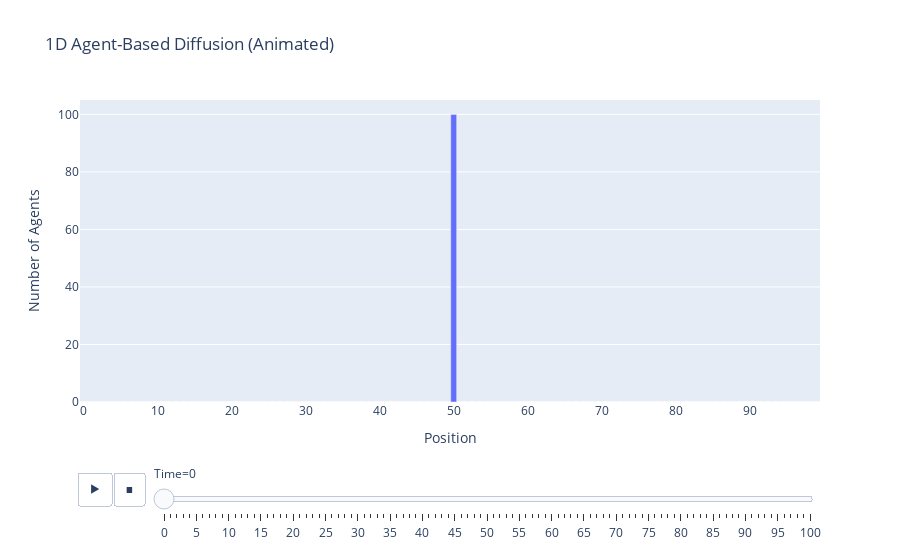

Write notebook code for a chart like this one.
### Markdown cell above
<a href="https://colab.research.google.com/github/GJHSimmons/personal/blob/main/1D_diffusion.ipynb" target="_parent"><img src="https://colab.research.google.com/assets/colab-badge.svg" alt="Open In Colab"/></a>

### Code cell
import random
import matplotlib.pyplot as plt
import pandas as pd
import numpy as np

# Parameters
num_agents = 100
space_size = 100
num_steps = 100
diffusion_coefficient = 0.5  # D ∈ [0, 1], higher D means more movement

# Initialize positions
positions = [50 for _ in range(num_agents)]
history = [positions.copy()]

for step in range(num_steps):
    new_positions = []
    for pos in positions:
        if random.random() < diffusion_coefficient:
            move = random.choice([-1, 1])  # Move left or right
            new_pos = pos + move
            new_pos = max(0, min(space_size - 1, new_pos))
        else:
            new_pos = pos  # Stay
        new_positions.append(new_pos)
    positions = new_positions
    history.append(positions.copy())


import plotly.express as px

data = []
for time_step, pos_list in enumerate(history):
    counts = [0] * space_size
    for pos in pos_list:
        counts[pos] += 1
    for pos, count in enumerate(counts):
        data.append({"Time": time_step, "Position": pos, "Count": count})

df_long = pd.DataFrame(data)

# --- Plotly Express Animation ---
fig = px.bar(
    df_long,
    x="Position",
    y="Count",
    animation_frame="Time",
    range_y=[0, max(df_long["Count"]) + 5],
    title="1D Agent-Based Diffusion (Animated)",
    labels={"Count": "Number of Agents"},
)

fig.update_layout(
    xaxis=dict(dtick=10),
    transition={'duration': 100},
)
fig.show()

### Figure 1 — Plotly figure (JSON) as saved in the notebook; plotly's stock layout.template omitted (floating-point values rounded to 4 significant figures)
{"data": [{"alignmentgroup": "True", "hovertemplate": "Time=0<br>Position=%{x}<br>Number of Agents=%{y}<extra></extra>", "legendgroup": "", "marker": {"color": "#636efa", "pattern": {"shape": ""}}, "name": "", "offsetgroup": "", "orientation": "v", "showlegend": false, "textposition": "auto", "type": "bar", "x": [0, 1, 2, 3, 4, 5, 6, 7, 8, 9, 10, 11, 12, 13, 14, 15, 16, 17, 18, 19, 20, 21, 22, 23, 24, 25, 26, 27, 28, 29, 30, 31, 32, 33, 34, 35, 36, 37, 38, 39, 40, 41, 42, 43, 44, 45, 46, 47, 48, 49, 50, 51, 52, 53, 54, 55, 56, 57, 58, 59, 60, 61, 62, 63, 64, 65, 66, 67, 68, 69, 70, 71, 72, 73, 74, 75, 76, 77, 78, 79, 80, 81, 82, 83, 84, 85, 86, 87, 88, 89, 90, 91, 92, 93, 94, 95, 96, 97, 98, 99], "xaxis": "x", "y": [0, 0, 0, 0, 0, 0, 0, 0, 0, 0, 0, 0, 0, 0, 0, 0, 0, 0, 0, 0, 0, 0, 0, 0, 0, 0, 0, 0, 0, 0, 0, 0, 0, 0, 0, 0, 0, 0, 0, 0, 0, 0, 0, 0, 0, 0, 0, 0, 0, 0, 100, 0, 0, 0, 0, 0, 0, 0, 0, 0, 0, 0, 0, 0, 0, 0, 0, 0, 0, 0, 0, 0, 0, 0, 0, 0, 0, 0, 0, 0, 0, 0, 0, 0, 0, 0, 0, 0, 0, 0, 0, 0, 0, 0, 0, 0, 0, 0, 0, 0], "yaxis": "y"}], "layout": {"barmode": "relative", "legend": {"tracegroupgap": 0}, "sliders": [{"active": 0, "currentvalue": {"prefix": "Time="}, "len": 0.9, "pad": {"b": 10, "t": 60}, "steps": [{"args": [["0"], {"frame": {"duration": 0, "redraw": true}, "fromcurrent": true, "mode": "immediate", "transition": {"duration": 0, "easing": "linear"}}], "label": "0", "method": "animate"}, {"args": [["1"], {"frame": {"duration": 0, "redraw": true}, "fromcurrent": true, "mode": "immediate", "transition": {"duration": 0, "easing": "linear"}}], "label": "1", "method": "animate"}, {"args": [["2"], {"frame": {"duration": 0, "redraw": true}, "fromcurrent": true, "mode": "immediate", "transition": {"duration": 0, "easing": "linear"}}], "label": "2", "method": "animate"}, {"args": [["3"], {"frame": {"duration": 0, "redraw": true}, "fromcurrent": true, "mode": "immediate", "transition": {"duration": 0, "easing": "linear"}}], "label": "3", "method": "animate"}, {"args": [["4"], {"frame": {"duration": 0, "redraw": true}, "fromcurrent": true, "mode": "immediate", "transition": {"duration": 0, "easing": "linear"}}], "label": "4", "method": "animate"}, {"args": [["5"], {"frame": {"duration": 0, "redraw": true}, "fromcurrent": true, "mode": "immediate", "transition": {"duration": 0, "easing": "linear"}}], "label": "5", "method": "animate"}, {"args": [["6"], {"frame": {"duration": 0, "redraw": true}, "fromcurrent": true, "mode": "immediate", "transition": {"duration": 0, "easing": "linear"}}], "label": "6", "method": "animate"}, {"args": [["7"], {"frame": {"duration": 0, "redraw": true}, "fromcurrent": true, "mode": "immediate", "transition": {"duration": 0, "easing": "linear"}}], "label": "7", "method": "animate"}, {"args": [["8"], {"frame": {"duration": 0, "redraw": true}, "fromcurrent": true, "mode": "immediate", "transition": {"duration": 0, "easing": "linear"}}], "label": "8", "method": "animate"}, {"args": [["9"], {"frame": {"duration": 0, "redraw": true}, "fromcurrent": true, "mode": "immediate", "transition": {"duration": 0, "easing": "linear"}}], "label": "9", "method": "animate"}, {"args": [["10"], {"frame": {"duration": 0, "redraw": true}, "fromcurrent": true, "mode": "immediate", "transition": {"duration": 0, "easing": "linear"}}], "label": "10", "method": "animate"}, {"args": [["11"], {"frame": {"duration": 0, "redraw": true}, "fromcurrent": true, "mode": "immediate", "transition": {"duration": 0, "easing": "linear"}}], "label": "11", "method": "animate"}, {"args": [["12"], {"frame": {"duration": 0, "redraw": true}, "fromcurrent": true, "mode": "immediate", "transition": {"duration": 0, "easing": "linear"}}], "label": "12", "method": "animate"}, {"args": [["13"], {"frame": {"duration": 0, "redraw": true}, "fromcurrent": true, "mode": "immediate", "transition": {"duration": 0, "easing": "linear"}}], "label": "13", "method": "animate"}, {"args": [["14"], {"frame": {"duration": 0, "redraw": true}, "fromcurrent": true, "mode": "immediate", "transition": {"duration": 0, "easing": "linear"}}], "label": "14", "method": "animate"}, {"args": [["15"], {"frame": {"duration": 0, "redraw": true}, "fromcurrent": true, "mode": "immediate", "transition": {"duration": 0, "easing": "linear"}}], "label": "15", "method": "animate"}, {"args": [["16"], {"frame": {"duration": 0, "redraw": true}, "fromcurrent": true, "mode": "immediate", "transition": {"duration": 0, "easing": "linear"}}], "label": "16", "method": "animate"}, {"args": [["17"], {"frame": {"duration": 0, "redraw": true}, "fromcurrent": true, "mode": "immediate", "transition": {"duration": 0, "easing": "linear"}}], "label": "17", "method": "animate"}, {"args": [["18"], {"frame": {"duration": 0, "redraw": true}, "fromcurrent": true, "mode": "immediate", "transition": {"duration": 0, "easing": "linear"}}], "label": "18", "method": "animate"}, {"args": [["19"], {"frame": {"duration": 0, "redraw": true}, "fromcurrent": true, "mode": "immediate", "transition": {"duration": 0, "easing": "linear"}}], "label": "19", "method": "animate"}, {"args": [["20"], {"frame": {"duration": 0, "redraw": true}, "fromcurrent": true, "mode": "immediate", "transition": {"duration": 0, "easing": "linear"}}], "label": "20", "method": "animate"}, {"args": [["21"], {"frame": {"duration": 0, "redraw": true}, "fromcurrent": true, "mode": "immediate", "transition": {"duration": 0, "easing": "linear"}}], "label": "21", "method": "animate"}, {"args": [["22"], {"frame": {"duration": 0, "redraw": true}, "fromcurrent": true, "mode": "immediate", "transition": {"duration": 0, "easing": "linear"}}], "label": "22", "method": "animate"}, {"args": [["23"], {"frame": {"duration": 0, "redraw": true}, "fromcurrent": true, "mode": "immediate", "transition": {"duration": 0, "easing": "linear"}}], "label": "23", "method": "animate"}, {"args": [["24"], {"frame": {"duration": 0, "redraw": true}, "fromcurrent": true, "mode": "immediate", "transition": {"duration": 0, "easing": "linear"}}], "label": "24", "method": "animate"}, {"args": [["25"], {"frame": {"duration": 0, "redraw": true}, "fromcurrent": true, "mode": "immediate", "transition": {"duration": 0, "easing": "linear"}}], "label": "25", "method": "animate"}, {"args": [["26"], {"frame": {"duration": 0, "redraw": true}, "fromcurrent": true, "mode": "immediate", "transition": {"duration": 0, "easing": "linear"}}], "label": "26", "method": "animate"}, {"args": [["27"], {"frame": {"duration": 0, "redraw": true}, "fromcurrent": true, "mode": "immediate", "transition": {"duration": 0, "easing": "linear"}}], "label": "27", "method": "animate"}, {"args": [["28"], {"frame": {"duration": 0, "redraw": true}, "fromcurrent": true, "mode": "immediate", "transition": {"duration": 0, "easing": "linear"}}], "label": "28", "method": "animate"}, {"args": [["29"], {"frame": {"duration": 0, "redraw": true}, "fromcurrent": true, "mode": "immediate", "transition": {"duration": 0, "easing": "linear"}}], "label": "29", "method": "animate"}, {"args": [["30"], {"frame": {"duration": 0, "redraw": true}, "fromcurrent": true, "mode": "immediate", "transition": {"duration": 0, "easing": "linear"}}], "label": "30", "method": "animate"}, {"args": [["31"], {"frame": {"duration": 0, "redraw": true}, "fromcurrent": true, "mode": "immediate", "transition": {"duration": 0, "easing": "linear"}}], "label": "31", "method": "animate"}, {"args": [["32"], {"frame": {"duration": 0, "redraw": true}, "fromcurrent": true, "mode": "immediate", "transition": {"duration": 0, "easing": "linear"}}], "label": "32", "method": "animate"}, {"args": [["33"], {"frame": {"duration": 0, "redraw": true}, "fromcurrent": true, "mode": "immediate", "transition": {"duration": 0, "easing": "linear"}}], "label": "33", "method": "animate"}, {"args": [["34"], {"frame": {"duration": 0, "redraw": true}, "fromcurrent": true, "mode": "immediate", "transition": {"duration": 0, "easing": "linear"}}], "label": "34", "method": "animate"}, {"args": [["35"], {"frame": {"duration": 0, "redraw": true}, "fromcurrent": true, "mode": "immediate", "transition": {"duration": 0, "easing": "linear"}}], "label": "35", "method": "animate"}, {"args": [["36"], {"frame": {"duration": 0, "redraw": true}, "fromcurrent": true, "mode": "immediate", "transition": {"duration": 0, "easing": "linear"}}], "label": "36", "method": "animate"}, {"args": [["37"], {"frame": {"duration": 0, "redraw": true}, "fromcurrent": true, "mode": "immediate", "transition": {"duration": 0, "easing": "linear"}}], "label": "37", "method": "animate"}, {"args": [["38"], {"frame": {"duration": 0, "redraw": true}, "fromcurrent": true, "mode": "immediate", "transition": {"duration": 0, "easing": "linear"}}], "label": "38", "method": "animate"}, {"args": [["39"], {"frame": {"duration": 0, "redraw": true}, "fromcurrent": true, "mode": "immediate", "transition": {"duration": 0, "easing": "linear"}}], "label": "39", "method": "animate"}, {"args": [["40"], {"frame": {"duration": 0, "redraw": true}, "fromcurrent": true, "mode": "immediate", "transition": {"duration": 0, "easing": "linear"}}], "label": "40", "method": "animate"}, {"args": [["41"], {"frame": {"duration": 0, "redraw": true}, "fromcurrent": true, "mode": "immediate", "transition": {"duration": 0, "easing": "linear"}}], "label": "41", "method": "animate"}, {"args": [["42"], {"frame": {"duration": 0, "redraw": true}, "fromcurrent": true, "mode": "immediate", "transition": {"duration": 0, "easing": "linear"}}], "label": "42", "method": "animate"}, {"args": [["43"], {"frame": {"duration": 0, "redraw": true}, "fromcurrent": true, "mode": "immediate", "transition": {"duration": 0, "easing": "linear"}}], "label": "43", "method": "animate"}, {"args": [["44"], {"frame": {"duration": 0, "redraw": true}, "fromcurrent": true, "mode": "immediate", "transition": {"duration": 0, "easing": "linear"}}], "label": "44", "method": "animate"}, {"args": [["45"], {"frame": {"duration": 0, "redraw": true}, "fromcurrent": true, "mode": "immediate", "transition": {"duration": 0, "easing": "linear"}}], "label": "45", "method": "animate"}, {"args": [["46"], {"frame": {"duration": 0, "redraw": true}, "fromcurrent": true, "mode": "immediate", "transition": {"duration": 0, "easing": "linear"}}], "label": "46", "method": "animate"}, {"args": [["47"], {"frame": {"duration": 0, "redraw": true}, "fromcurrent": true, "mode": "immediate", "transition": {"duration": 0, "easing": "linear"}}], "label": "47", "method": "animate"}, {"args": [["48"], {"frame": {"duration": 0, "redraw": true}, "fromcurrent": true, "mode": "immediate", "transition": {"duration": 0, "easing": "linear"}}], "label": "48", "method": "animate"}, {"args": [["49"], {"frame": {"duration": 0, "redraw": true}, "fromcurrent": true, "mode": "immediate", "transition": {"duration": 0, "easing": "linear"}}], "label": "49", "method": "animate"}, {"args": [["50"], {"frame": {"duration": 0, "redraw": true}, "fromcurrent": true, "mode": "immediate", "transition": {"duration": 0, "easing": "linear"}}], "label": "50", "method": "animate"}, {"args": [["51"], {"frame": {"duration": 0, "redraw": true}, "fromcurrent": true, "mode": "immediate", "transition": {"duration": 0, "easing": "linear"}}], "label": "51", "method": "animate"}, {"args": [["52"], {"frame": {"duration": 0, "redraw": true}, "fromcurrent": true, "mode": "immediate", "transition": {"duration": 0, "easing": "linear"}}], "label": "52", "method": "animate"}, {"args": [["53"], {"frame": {"duration": 0, "redraw": true}, "fromcurrent": true, "mode": "immediate", "transition": {"duration": 0, "easing": "linear"}}], "label": "53", "method": "animate"}, {"args": [["54"], {"frame": {"duration": 0, "redraw": true}, "fromcurrent": true, "mode": "immediate", "transition": {"duration": 0, "easing": "linear"}}], "label": "54", "method": "animate"}, {"args": [["55"], {"frame": {"duration": 0, "redraw": true}, "fromcurrent": true, "mode": "immediate", "transition": {"duration": 0, "easing": "linear"}}], "label": "55", "method": "animate"}, {"args": [["56"], {"frame": {"duration": 0, "redraw": true}, "fromcurrent": true, "mode": "immediate", "transition": {"duration": 0, "easing": "linear"}}], "label": "56", "method": "animate"}, {"args": [["57"], {"frame": {"duration": 0, "redraw": true}, "fromcurrent": true, "mode": "immediate", "transition": {"duration": 0, "easing": "linear"}}], "label": "57", "method": "animate"}, {"args": [["58"], {"frame": {"duration": 0, "redraw": true}, "fromcurrent": true, "mode": "immediate", "transition": {"duration": 0, "easing": "linear"}}], "label": "58", "method": "animate"}, {"args": [["59"], {"frame": {"duration": 0, "redraw": true}, "fromcurrent": true, "mode": "immediate", "transition": {"duration": 0, "easing": "linear"}}], "label": "59", "method": "animate"}, {"args": [["60"], {"frame": {"duration": 0, "redraw": true}, "fromcurrent": true, "mode": "immediate", "transition": {"duration": 0, "easing": "linear"}}], "label": "60", "method": "animate"}, {"args": [["61"], {"frame": {"duration": 0, "redraw": true}, "fromcurrent": true, "mode": "immediate", "transition": {"duration": 0, "easing": "linear"}}], "label": "61", "method": "animate"}, {"args": [["62"], {"frame": {"duration": 0, "redraw": true}, "fromcurrent": true, "mode": "immediate", "transition": {"duration": 0, "easing": "linear"}}], "label": "62", "method": "animate"}, {"args": [["63"], {"frame": {"duration": 0, "redraw": true}, "fromcurrent": true, "mode": "immediate", "transition": {"duration": 0, "easing": "linear"}}], "label": "63", "method": "animate"}, {"args": [["64"], {"frame": {"duration": 0, "redraw": true}, "fromcurrent": true, "mode": "immediate", "transition": {"duration": 0, "easing": "linear"}}], "label": "64", "method": "animate"}, {"args": [["65"], {"frame": {"duration": 0, "redraw": true}, "fromcurrent": true, "mode": "immediate", "transition": {"duration": 0, "easing": "linear"}}], "label": "65", "method": "animate"}, {"args": [["66"], {"frame": {"duration": 0, "redraw": true}, "fromcurrent": true, "mode": "immediate", "transition": {"duration": 0, "easing": "linear"}}], "label": "66", "method": "animate"}, {"args": [["67"], {"frame": {"duration": 0, "redraw": true}, "fromcurrent": true, "mode": "immediate", "transition": {"duration": 0, "easing": "linear"}}], "label": "67", "method": "animate"}, {"args": [["68"], {"frame": {"duration": 0, "redraw": true}, "fromcurrent": true, "mode": "immediate", "transition": {"duration": 0, "easing": "linear"}}], "label": "68", "method": "animate"}, {"args": [["69"], {"frame": {"duration": 0, "redraw": true}, "fromcurrent": true, "mode": "immediate", "transition": {"duration": 0, "easing": "linear"}}], "label": "69", "method": "animate"}, {"args": [["70"], {"frame": {"duration": 0, "redraw": true}, "fromcurrent": true, "mode": "immediate", "transition": {"duration": 0, "easing": "linear"}}], "label": "70", "method": "animate"}, {"args": [["71"], {"frame": {"duration": 0, "redraw": true}, "fromcurrent": true, "mode": "immediate", "transition": {"duration": 0, "easing": "linear"}}], "label": "71", "method": "animate"}, {"args": [["72"], {"frame": {"duration": 0, "redraw": true}, "fromcurrent": true, "mode": "immediate", "transition": {"duration": 0, "easing": "linear"}}], "label": "72", "method": "animate"}, {"args": [["73"], {"frame": {"duration": 0, "redraw": true}, "fromcurrent": true, "mode": "immediate", "transition": {"duration": 0, "easing": "linear"}}], "label": "73", "method": "animate"}, {"args": [["74"], {"frame": {"duration": 0, "redraw": true}, "fromcurrent": true, "mode": "immediate", "transition": {"duration": 0, "easing": "linear"}}], "label": "74", "method": "animate"}, {"args": [["75"], {"frame": {"duration": 0, "redraw": true}, "fromcurrent": true, "mode": "immediate", "transition": {"duration": 0, "easing": "linear"}}], "label": "75", "method": "animate"}, {"args": [["76"], {"frame": {"duration": 0, "redraw": true}, "fromcurrent": true, "mode": "immediate", "transition": {"duration": 0, "easing": "linear"}}], "label": "76", "method": "animate"}, {"args": [["77"], {"frame": {"duration": 0, "redraw": true}, "fromcurrent": true, "mode": "immediate", "transition": {"duration": 0, "easing": "linear"}}], "label": "77", "method": "animate"}, {"args": [["78"], {"frame": {"duration": 0, "redraw": true}, "fromcurrent": true, "mode": "immediate", "transition": {"duration": 0, "easing": "linear"}}], "label": "78", "method": "animate"}, {"args": [["79"], {"frame": {"duration": 0, "redraw": true}, "fromcurrent": true, "mode": "immediate", "transition": {"duration": 0, "easing": "linear"}}], "label": "79", "method": "animate"}, {"args": [["80"], {"frame": {"duration": 0, "redraw": true}, "fromcurrent": true, "mode": "immediate", "transition": {"duration": 0, "easing": "linear"}}], "label": "80", "method": "animate"}, {"args": [["81"], {"frame": {"duration": 0, "redraw": true}, "fromcurrent": true, "mode": "immediate", "transition": {"duration": 0, "easing": "linear"}}], "label": "81", "method": "animate"}, {"args": [["82"], {"frame": {"duration": 0, "redraw": true}, "fromcurrent": true, "mode": "immediate", "transition": {"duration": 0, "easing": "linear"}}], "label": "82", "method": "animate"}, {"args": [["83"], {"frame": {"duration": 0, "redraw": true}, "fromcurrent": true, "mode": "immediate", "transition": {"duration": 0, "easing": "linear"}}], "label": "83", "method": "animate"}, {"args": [["84"], {"frame": {"duration": 0, "redraw": true}, "fromcurrent": true, "mode": "immediate", "transition": {"duration": 0, "easing": "linear"}}], "label": "84", "method": "animate"}, {"args": [["85"], {"frame": {"duration": 0, "redraw": true}, "fromcurrent": true, "mode": "immediate", "transition": {"duration": 0, "easing": "linear"}}], "label": "85", "method": "animate"}, {"args": [["86"], {"frame": {"duration": 0, "redraw": true}, "fromcurrent": true, "mode": "immediate", "transition": {"duration": 0, "easing": "linear"}}], "label": "86", "method": "animate"}, {"args": [["87"], {"frame": {"duration": 0, "redraw": true}, "fromcurrent": true, "mode": "immediate", "transition": {"duration": 0, "easing": "linear"}}], "label": "87", "method": "animate"}, {"args": [["88"], {"frame": {"duration": 0, "redraw": true}, "fromcurrent": true, "mode": "immediate", "transition": {"duration": 0, "easing": "linear"}}], "label": "88", "method": "animate"}, {"args": [["89"], {"frame": {"duration": 0, "redraw": true}, "fromcurrent": true, "mode": "immediate", "transition": {"duration": 0, "easing": "linear"}}], "label": "89", "method": "animate"}, {"args": [["90"], {"frame": {"duration": 0, "redraw": true}, "fromcurrent": true, "mode": "immediate", "transition": {"duration": 0, "easing": "linear"}}], "label": "90", "method": "animate"}, {"args": [["91"], {"frame": {"duration": 0, "redraw": true}, "fromcurrent": true, "mode": "immediate", "transition": {"duration": 0, "easing": "linear"}}], "label": "91", "method": "animate"}, {"args": [["92"], {"frame": {"duration": 0, "redraw": true}, "fromcurrent": true, "mode": "immediate", "transition": {"duration": 0, "easing": "linear"}}], "label": "92", "method": "animate"}, {"args": [["93"], {"frame": {"duration": 0, "redraw": true}, "fromcurrent": true, "mode": "immediate", "transition": {"duration": 0, "easing": "linear"}}], "label": "93", "method": "animate"}, {"args": [["94"], {"frame": {"duration": 0, "redraw": true}, "fromcurrent": true, "mode": "immediate", "transition": {"duration": 0, "easing": "linear"}}], "label": "94", "method": "animate"}, {"args": [["95"], {"frame": {"duration": 0, "redraw": true}, "fromcurrent": true, "mode": "immediate", "transition": {"duration": 0, "easing": "linear"}}], "label": "95", "method": "animate"}, {"args": [["96"], {"frame": {"duration": 0, "redraw": true}, "fromcurrent": true, "mode": "immediate", "transition": {"duration": 0, "easing": "linear"}}], "label": "96", "method": "animate"}, {"args": [["97"], {"frame": {"duration": 0, "redraw": true}, "fromcurrent": true, "mode": "immediate", "transition": {"duration": 0, "easing": "linear"}}], "label": "97", "method": "animate"}, {"args": [["98"], {"frame": {"duration": 0, "redraw": true}, "fromcurrent": true, "mode": "immediate", "transition": {"duration": 0, "easing": "linear"}}], "label": "98", "method": "animate"}, {"args": [["99"], {"frame": {"duration": 0, "redraw": true}, "fromcurrent": true, "mode": "immediate", "transition": {"duration": 0, "easing": "linear"}}], "label": "99", "method": "animate"}, {"args": [["100"], {"frame": {"duration": 0, "redraw": true}, "fromcurrent": true, "mode": "immediate", "transition": {"duration": 0, "easing": "linear"}}], "label": "100", "method": "animate"}], "x": 0.1, "xanchor": "left", "y": 0, "yanchor": "top"}], "title": {"text": "1D Agent-Based Diffusion (Animated)"}, "transition": {"duration": 100}, "updatemenus": [{"buttons": [{"args": [null, {"frame": {"duration": 500, "redraw": true}, "fromcurrent": true, "mode": "immediate", "transition": {"duration": 500, "easing": "linear"}}], "label": "&#9654;", "method": "animate"}, {"args": [[null], {"frame": {"duration": 0, "redraw": true}, "fromcurrent": true, "mode": "immediate", "transition": {"duration": 0, "easing": "linear"}}], "label": "&#9724;", "method": "animate"}], "direction": "left", "pad": {"r": 10, "t": 70}, "showactive": false, "type": "buttons", "x": 0.1, "xanchor": "right", "y": 0, "yanchor": "top"}], "xaxis": {"anchor": "y", "domain": [0, 1], "dtick": 10, "title": {"text": "Position"}}, "yaxis": {"anchor": "x", "domain": [0, 1], "range": [0, 105], "title": {"text": "Number of Agents"}}}}
